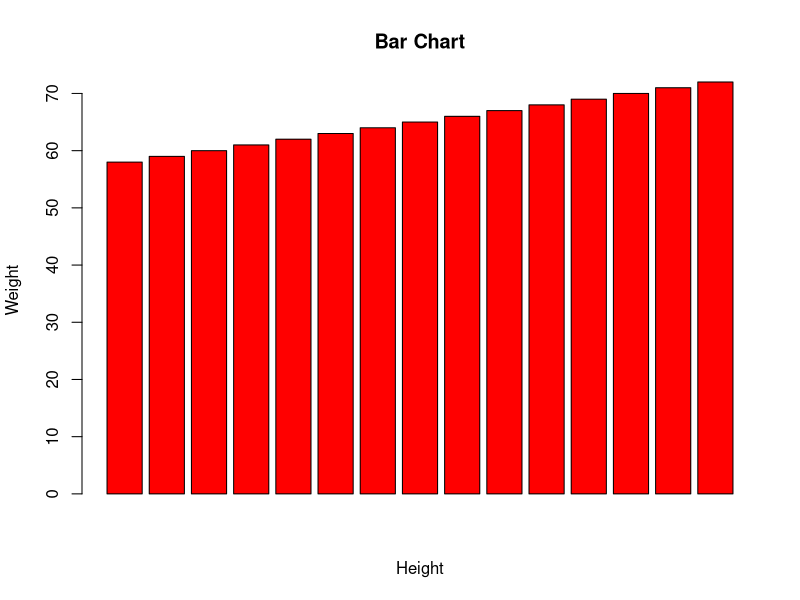
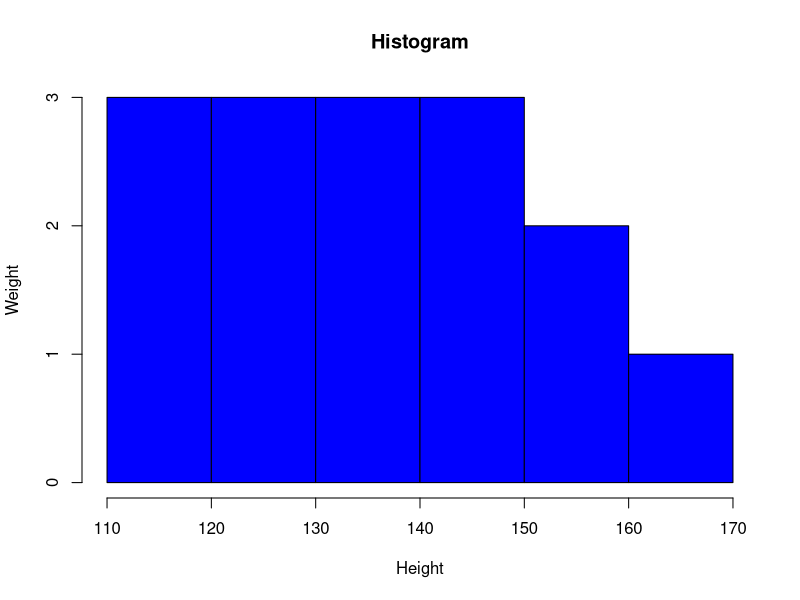

Write the R code that produced these figures, in order.
data=women
data
chart1=barplot(data$height,col="red",main="Bar Chart",xlab="Height",ylab="Weight")
chart2=hist(data$weight,col ="blue",main="Histogram",xlab="Height",ylab="Weight")
chart2
